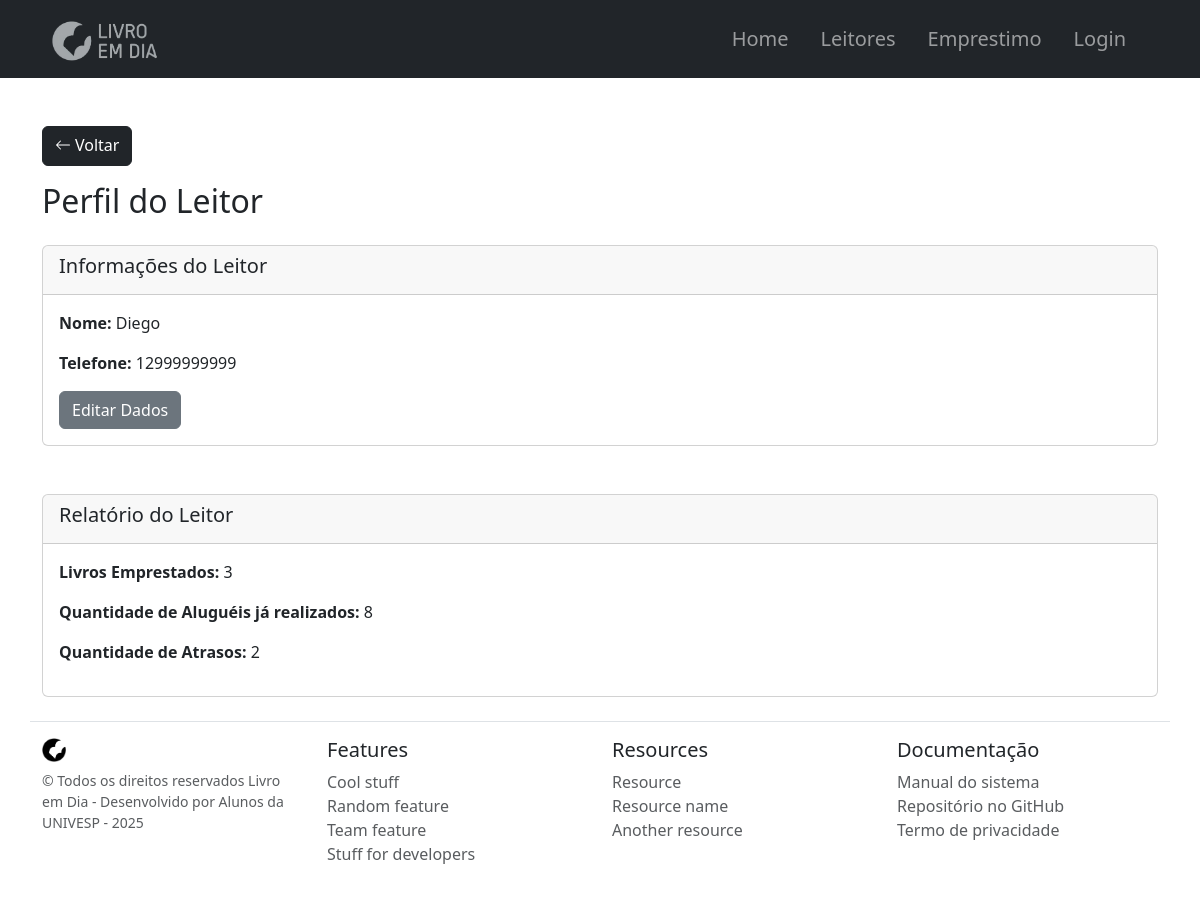
Page /?pagina=leitor&id=1 on the earlier database version.
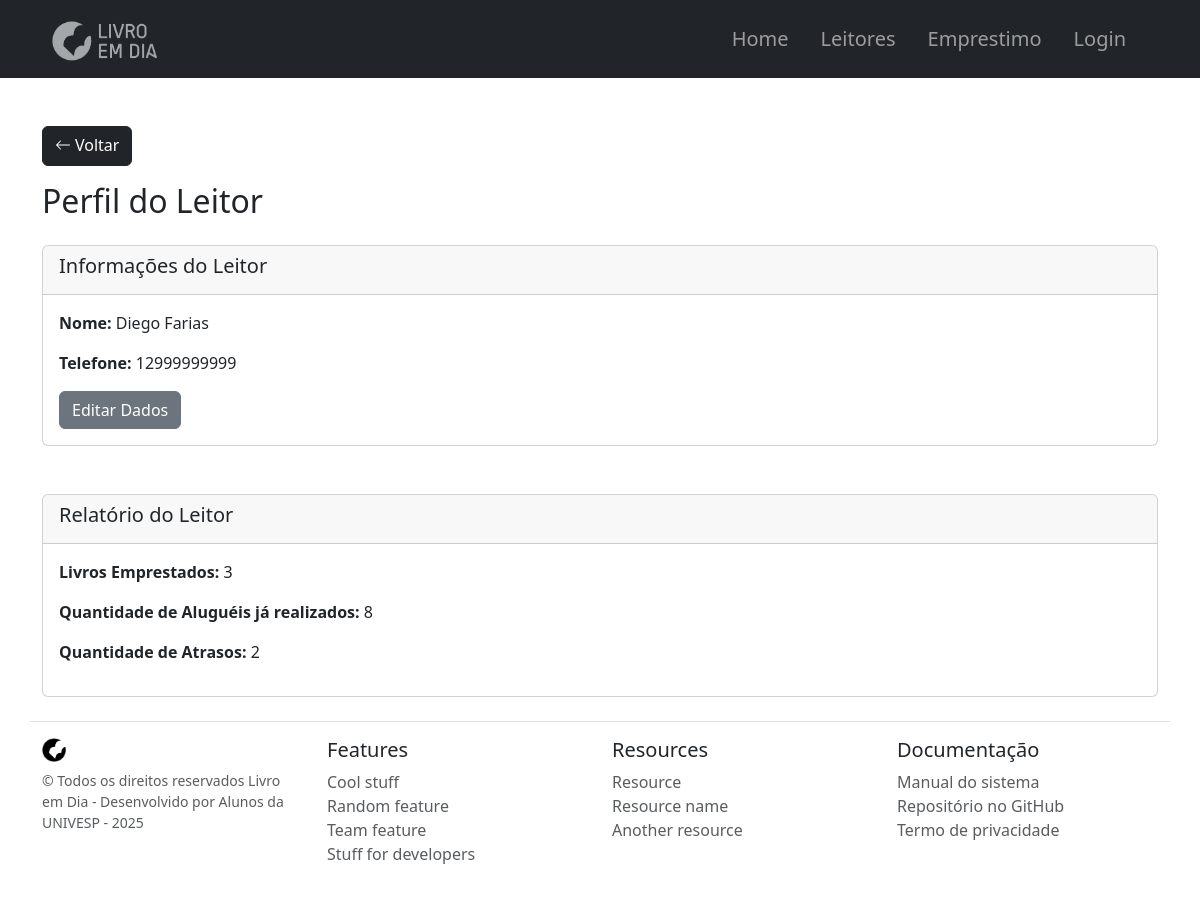
Same page on the later database version.
### tables this page shows
CREATE TABLE `leitores` (
  `id` int(11) NOT NULL,
  `nome` varchar(50) NOT NULL,
  `telefone` varchar(20) NOT NULL,
  `qtd_atrasos` int(11) NOT NULL DEFAULT 0
);

### index.php (called while the page is built)
<?php
    include ("app/views/partials/header.php");
    include ("app/core/router.php");
    include ("app/views/partials/footer.php");
?>

### app/config/Database.php (called while the page is built, shortened)
<?php
class Database {
    private $host = "localhost";
    private $usuario = "root";
    private $senha = "";
    private $dataBase = "biblioteca";
    private $conexao;
    public function __construct() {
        $this->conexao = new mysqli($this->host, $this->usuario, $this->senha, $this->dataBase);
    }
    public function getConnection() {
        return $this->conexao;
    }
}
?>

### app/model/LeitorModel.php (called while the page is built, shortened)
<?php
require_once 'app/config/Database.php';
class LeitorModel {
    private $conexao;
    public function __construct() {
        $db = new Database();
        $this->conexao = $db->getConnection();
    }
    public function getLeitorPorId($id) {
        $sql = "SELECT * FROM leitores WHERE id = ?";
        $stmt = $this->conexao->prepare($sql);
        $stmt->bind_param("i", $id);
        $stmt->execute();
        $result = $stmt->get_result();
        return $result->fetch_assoc();
    }
}
?>

### app/views/usuario.php (the view)
<div class="container mt-5">
    <a href="?pagina=leitores" class="btn btn-dark mb-3">
    <span class="d-inline-flex align-items-center gap-1">
        <svg xmlns="http://www.w3.org/2000/svg" width="16" height="16" fill="currentColor" class="bi bi-arrow-left" viewBox="0 0 16 16">
            <path fill-rule="evenodd" d="M15 8a.5.5 0 0 0-.5-.5H2.707l3.147-3.146a.5.5 0 1 0-.708-.708l-4 4a.5.5 0 0 0 0 .708l4 4a.5.5 0 0 0 .708-.708L2.707 8.5H14.5A.5.5 0 0 0 15 8"/>
        </svg>
        Voltar
    </span>
    </a>
    <h2 class="mb-4">Perfil do Leitor</h2>
    <div class="card mb-5">
        <div class="card-header">
            <h5>Informações do Leitor</h5>
        </div>
        <div class="card-body">
            <?php if (isset($leitor)): ?>
                <p><strong>Nome:</strong> <?= htmlspecialchars($leitor['nome']) ?> </p>
                <p><strong>Telefone:</strong> <?= htmlspecialchars($leitor['telefone']) ?> </p>
            <?php else: ?>
                <p><strong>Leitor não encontrado.</strong></p>
            <?php endif; ?>
            <a href="?pagina=editar_leitor&id=<?= $leitor['id'] ?>" class="btn btn-secondary">Editar Dados</a>
        </div>
    </div>
    <div class="card">
        <div class="card-header">
            <h5>Relatório do Leitor</h5>
        </div>
        <div class="card-body">
            <p><strong>Livros Emprestados:</strong> 3</p>
            <p><strong>Quantidade de Aluguéis já realizados:</strong> 8</p>
            <p><strong>Quantidade de Atrasos:</strong> 2</p>
        </div>
    </div>
</div>

Differences in the rows shown:
changed leitores: nome "Diego" → "Diego Farias"
